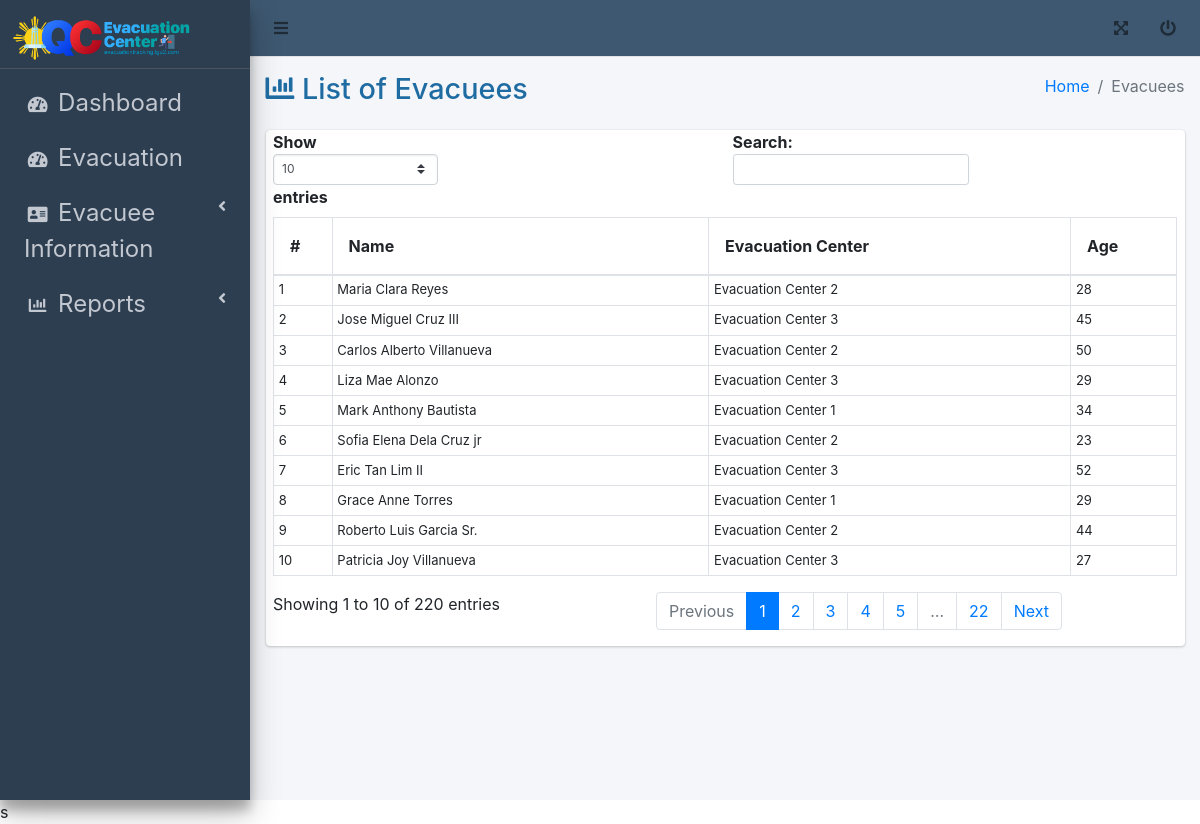
The app's page /admin/evacuees-report.php with its own data.
### tables this page shows
CREATE TABLE `evacuees` (
  `id` int(11) NOT NULL,
  `last_name` varchar(50) NOT NULL,
  `first_name` varchar(50) NOT NULL,
  `middle_name` varchar(50) DEFAULT NULL,
  `suffix` varchar(10) DEFAULT NULL,
  `contact` varchar(15) DEFAULT NULL,
  `age` int(11) DEFAULT NULL,
  `gender` varchar(10) DEFAULT NULL,
  `address` text DEFAULT NULL,
  `head_of_family` varchar(50) DEFAULT NULL,
  `evacuation_center` varchar(100) DEFAULT NULL
);

### admin/evacuees-report.php (the view, shortened to what this page needs)
<?php
include('../db_connection.php');
$query = "
SELECT
    id,
    CONCAT(first_name, ' ', middle_name, ' ', last_name,
        CASE
            WHEN suffix IS NOT NULL AND suffix <> '' THEN CONCAT(' ', suffix)
            ELSE ''
        END) AS full_name,
    evacuation_center,
    age
FROM evacuees";
$result = mysqli_query($conn, $query);
?>
<!DOCTYPE html>
<html lang="en">
   <head>
      <link rel="stylesheet" href="../asset/fontawesome/css/all.min.css">
      <link rel="stylesheet" href="../asset/css/adminlte.min.css">
            <link rel="stylesheet" href="../asset/css/style.css">
   </head>
   <body class="hold-transition sidebar-mini layout-fixed">
      <div class="wrapper">
         <nav class="main-header navbar navbar-expand navbar-white navbar-light" style="background-color: rgba(62,88,113);">
         <ul class="navbar-nav">
            <li class="nav-item">
               <a class="nav-link" data-widget="pushmenu" href="#" role="button"><i class="fas fa-bars"></i></a>
            </li>
         </ul>
            <ul class="navbar-nav ml-auto">
               <li class="nav-item">
                  <a class="nav-link" data-widget="fullscreen" href="#" role="button">
                  <i class="fas fa-expand-arrows-alt"></i>
                  </a>
               </li>
               <li class="nav-item">
                  <a class="nav-link" data-widget="fullscreen" href="../login.html">
                  <i class="fas fa-power-off"></i>
                  </a>
               </li>
            </ul>
         </nav>
         <aside class="main-sidebar sidebar-dark-primary elevation-4" style="background-color: rgba(44,62,80);">
            <a href="index.html" class="brand-link animated swing">
               <img src="../asset/img/logo1.png" alt="DSMS Logo" width="200" style="margin-top: 50px;margin-bottom: -10px;">
            </a>
            <div class="sidebar">
               <nav class="mt-2">
                  <ul class="nav nav-pills nav-sidebar flex-column" data-widget="treeview" role="menu" data-accordion="false">
                     <li class="nav-item">
                        <a href="index.php" class="nav-link">
                           <i class="nav-icon fa fa-tachometer-alt"></i>
                           <p>
                              Dashboard
                           </p>
                        </a>
                     </li>
                     <li class="nav-item">
                        <a href="evacuation-center.php" class="nav-link">
                           <i class="nav-icon fa fa-tachometer-alt"></i>
                           <p>Evacuation</p>
                        </a>
                     </li>
                     <li class="nav-item">
                        <a href="#" class="nav-link">
                           <i class="nav-icon fas fa-address-card"></i>
                           <p>
                              Evacuee Information
                           </p>
                              <i class="right fas fa-angle-left"></i>
                        </a>
                     </li>
                     <li class="nav-item">
                        <a href="#" class="nav-link">
                           <i class="nav-icon fas fa-chart-bar"></i>
                           <p>
                              Reports
                           </p>
                              <i class="right fas fa-angle-left"></i>
                        </a>
                     </li>
                  </ul>
               </nav>
            </div>
         </aside>
      <div class="content-wrapper">
         <div class="content-header">
            <div class="container-fluid">
               <div class="row mb-2">
                  <div class="col-sm-6">
                        <h1 class="m-0" style="color: rgb(31,108,163);"><span class="fa fa-chart-bar"></span> List of Evacuees</h1>
                  </div>
                  <div class="col-sm-6">
                     <ol class="breadcrumb float-sm-right">
                        <li class="breadcrumb-item"><a href="#">Home</a></li>
                        <li class="breadcrumb-item active">Evacuees</li>
                     </ol>
                  </div>
               </div>
            </div>
         </div>
         <section class="content">
            <div class="container-fluid">
               <div class="card card-info">
                  <div class="col-md-12">
                     <table id="example1" class="table table-bordered table-hover">
                         <thead>
                             <tr>
                                 <th>#</th>
                                 <th>Name</th>
                                 <th>Evacuation Center</th>
                                 <th>Age</th>
                             </tr>
                         </thead>
                         <tbody>
                             <?php
                             $counter = 1;
                             while ($row = mysqli_fetch_assoc($result)) {
                                 echo "<tr>
                                     <td>{$counter}</td>
                                     <td>{$row['full_name']}</td>
                                     <td>{$row['evacuation_center']}</td>
                                     <td>{$row['age']}</td>
                                 </tr>";
                                 $counter++;
                             }
                             ?>
                         </tbody>
                     </table>
                 </div>
            </div>
      </div>
   </section>
   </div>
   </div>
   <script src="../asset/tables/datatables-responsive/js/responsive.bootstrap4.min.js"></script>s
</body>
</html>

### asset/css/style.css (style rules this page uses)
.brand-link { margin-top: -55px; }
p { font-size: 24px; margin-bottom: 20px; }

### admin/evacuees-report.php (style rules this page uses)
th { padding: 1rem !important; }
table tr td { padding: 0.3rem !important; font-size: 13px; }

### records on screen
evacuees: full_name "Maria Clara Reyes", evacuation_center "Evacuation Center 2", age "28"
evacuees: full_name "Jose Miguel Cruz III", evacuation_center "Evacuation Center 3", age "45"
evacuees: full_name "Carlos Alberto Villanueva", evacuation_center "Evacuation Center 2", age "50"
evacuees: full_name "Liza Mae Alonzo", evacuation_center "Evacuation Center 3", age "29"
evacuees: full_name "Mark Anthony Bautista", evacuation_center "Evacuation Center 1", age "34"
evacuees: full_name "Sofia Elena Dela Cruz jr", evacuation_center "Evacuation Center 2", age "23"
evacuees: full_name "Eric Tan Lim II", evacuation_center "Evacuation Center 3", age "52"
evacuees: full_name "Grace Anne Torres", evacuation_center "Evacuation Center 1", age "29"
evacuees: full_name "Roberto Luis Garcia Sr.", evacuation_center "Evacuation Center 2", age "44"
evacuees: full_name "Patricia Joy Villanueva", evacuation_center "Evacuation Center 3", age "27"
